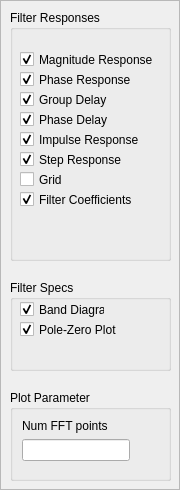
         <widget class="QFrame" name="quickFrame">
          <property name="minimumSize">
           <size>
            <width>180</width>
            <height>200</height>
           </size>
          </property>
          <property name="frameShape">
           <enum>QFrame::StyledPanel</enum>
          </property>
          <property name="frameShadow">
           <enum>QFrame::Raised</enum>
          </property>
          <widget class="QGroupBox" name="responseBox">
           <property name="geometry">
            <rect>
             <x>10</x>
             <y>10</y>
             <width>161</width>
             <height>251</height>
            </rect>
           </property>
           <property name="title">
            <string>Filter Responses</string>
           </property>
           <widget class="QCheckBox" name="checkMagres">
            <property name="geometry">
             <rect>
              <x>10</x>
              <y>40</y>
              <width>151</width>
              <height>19</height>
             </rect>
            </property>
            <property name="text">
             <string>Magnitude Response</string>
            </property>
            <property name="checked">
             <bool>true</bool>
            </property>
           </widget>
           <widget class="QCheckBox" name="checkPhase">
            <property name="geometry">
             <rect>
              <x>10</x>
              <y>60</y>
              <width>151</width>
              <height>19</height>
             </rect>
            </property>
            <property name="text">
             <string>Phase Response</string>
            </property>
            <property name="checked">
             <bool>true</bool>
            </property>
           </widget>
           <widget class="QCheckBox" name="checkGdelay">
            <property name="geometry">
             <rect>
              <x>10</x>
              <y>80</y>
              <width>111</width>
              <height>19</height>
             </rect>
            </property>
            <property name="text">
             <string>Group Delay</string>
            </property>
            <property name="checked">
             <bool>true</bool>
            </property>
           </widget>
           <widget class="QCheckBox" name="checkPdelay">
            <property name="geometry">
             <rect>
              <x>10</x>
              <y>100</y>
              <width>111</width>
              <height>19</height>
             </rect>
            </property>
            <property name="text">
             <string>Phase Delay</string>
            </property>
            <property name="checked">
             <bool>true</bool>
            </property>
           </widget>
           <widget class="QCheckBox" name="checkImpulse">
            <property name="geometry">
             <rect>
              <x>10</x>
              <y>120</y>
              <width>141</width>
              <height>19</height>
             </rect>
            </property>
            <property name="text">
             <string>Impulse Response</string>
            </property>
            <property name="checked">
             <bool>true</bool>
            </property>
           </widget>
           <widget class="QCheckBox" name="checkStep">
            <property name="geometry">
             <rect>
              <x>10</x>
              <y>140</y>
              <width>131</width>
              <height>19</height>
             </rect>
            </property>
            <property name="text">
             <string>Step Response</string>
            </property>
            <property name="checked">
             <bool>true</bool>
            </property>
           </widget>
           <widget class="QCheckBox" name="checkGrid">
            <property name="geometry">
             <rect>
              <x>10</x>
              <y>160</y>
              <width>85</width>
              <height>19</height>
             </rect>
            </property>
            <property name="text">
             <string>Grid</string>
            </property>
           </widget>
           <widget class="QCheckBox" name="checkFcoeff">
            <property name="geometry">
             <rect>
              <x>10</x>
              <y>180</y>
              <width>131</width>
              <height>19</height>
             </rect>
            </property>
            <property name="text">
             <string>Filter Coefficients</string>
            </property>
            <property name="checked">
             <bool>true</bool>
            </property>
           </widget>
          </widget>
          <widget class="QGroupBox" name="groupSpecs">
           <property name="geometry">
            <rect>
             <x>10</x>
             <y>280</y>
             <width>161</width>
             <height>91</height>
            </rect>
           </property>
           <property name="title">
            <string>Filter Specs</string>
           </property>
           <widget class="QCheckBox" name="checkBand">
            <property name="geometry">
             <rect>
              <x>10</x>
              <y>20</y>
              <width>85</width>
              <height>19</height>
             </rect>
            </property>
            <property name="text">
             <string>Band Diagram</string>
            </property>
            <property name="checked">
             <bool>true</bool>
            </property>
           </widget>
           <widget class="QCheckBox" name="checkPzplot">
            <property name="geometry">
             <rect>
              <x>10</x>
              <y>40</y>
              <width>131</width>
              <height>19</height>
             </rect>
            </property>
            <property name="text">
             <string>Pole-Zero Plot</string>
            </property>
            <property name="checked">
             <bool>true</bool>
            </property>
           </widget>
          </widget>
          <widget class="QGroupBox" name="sysParamsBox">
           <property name="geometry">
            <rect>
             <x>10</x>
             <y>390</y>
             <width>161</width>
             <height>91</height>
            </rect>
           </property>
           <property name="title">
            <string>Plot Parameter</string>
           </property>
           <layout class="QFormLayout" name="formLayout_4">
            <property name="fieldGrowthPolicy">
             <enum>QFormLayout::AllNonFixedFieldsGrow</enum>
            </property>
            <item row="1" column="0">
             <widget class="QLabel" name="nfftLabel">
              <property name="minimumSize">
               <size>
                <width>150</width>
                <height>0</height>
               </size>
              </property>
              <property name="text">
               <string>Num FFT points</string>
              </property>
             </widget>
            </item>
            <item row="2" column="0">
             <widget class="QLineEdit" name="nfftEdit"/>
            </item>
           </layout>
          </widget>
          <zorder>groupSpecs</zorder>
          <zorder>responseBox</zorder>
          <zorder>sysParamsBox</zorder>
         </widget>
